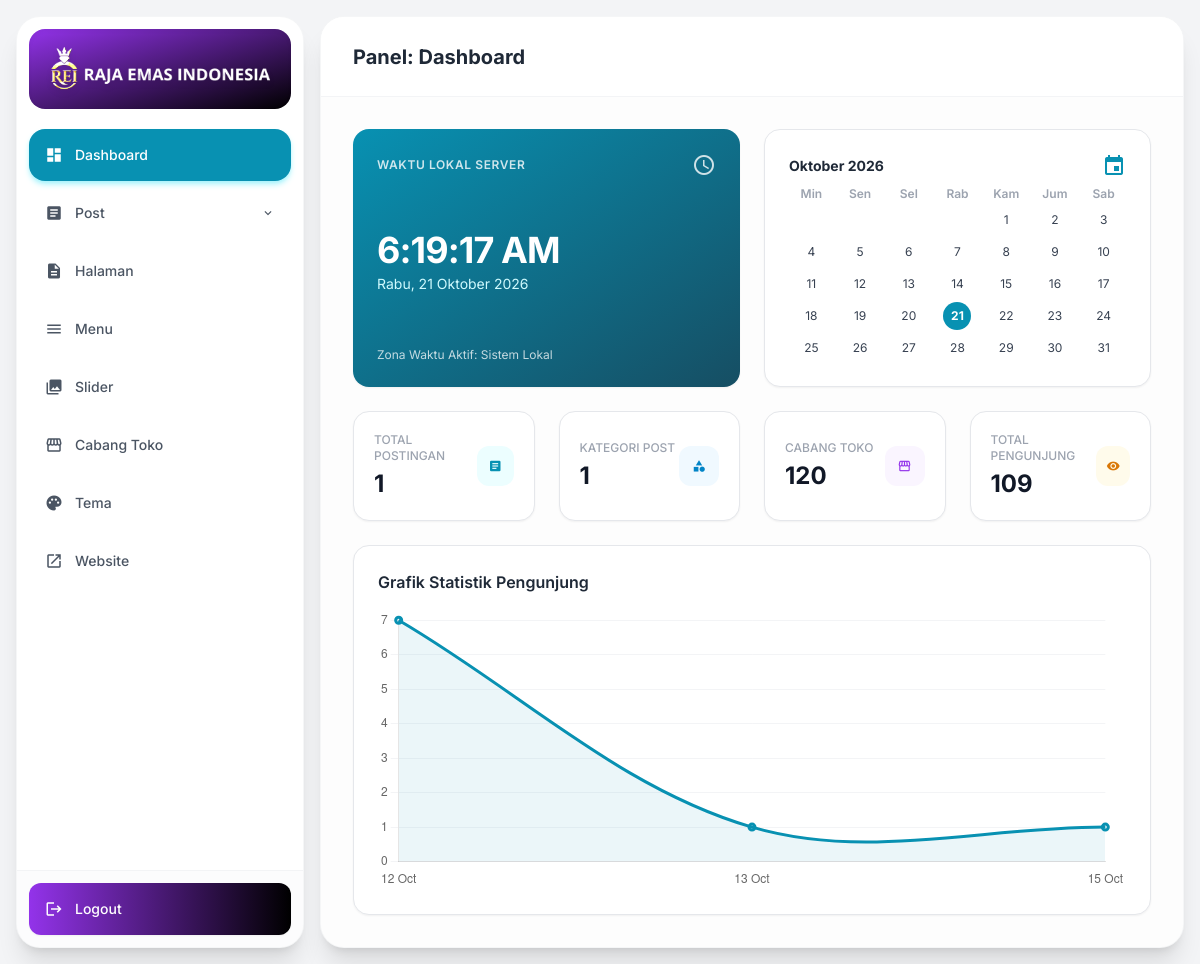
The page /admin.php (signed in) on the database as committed earlier.
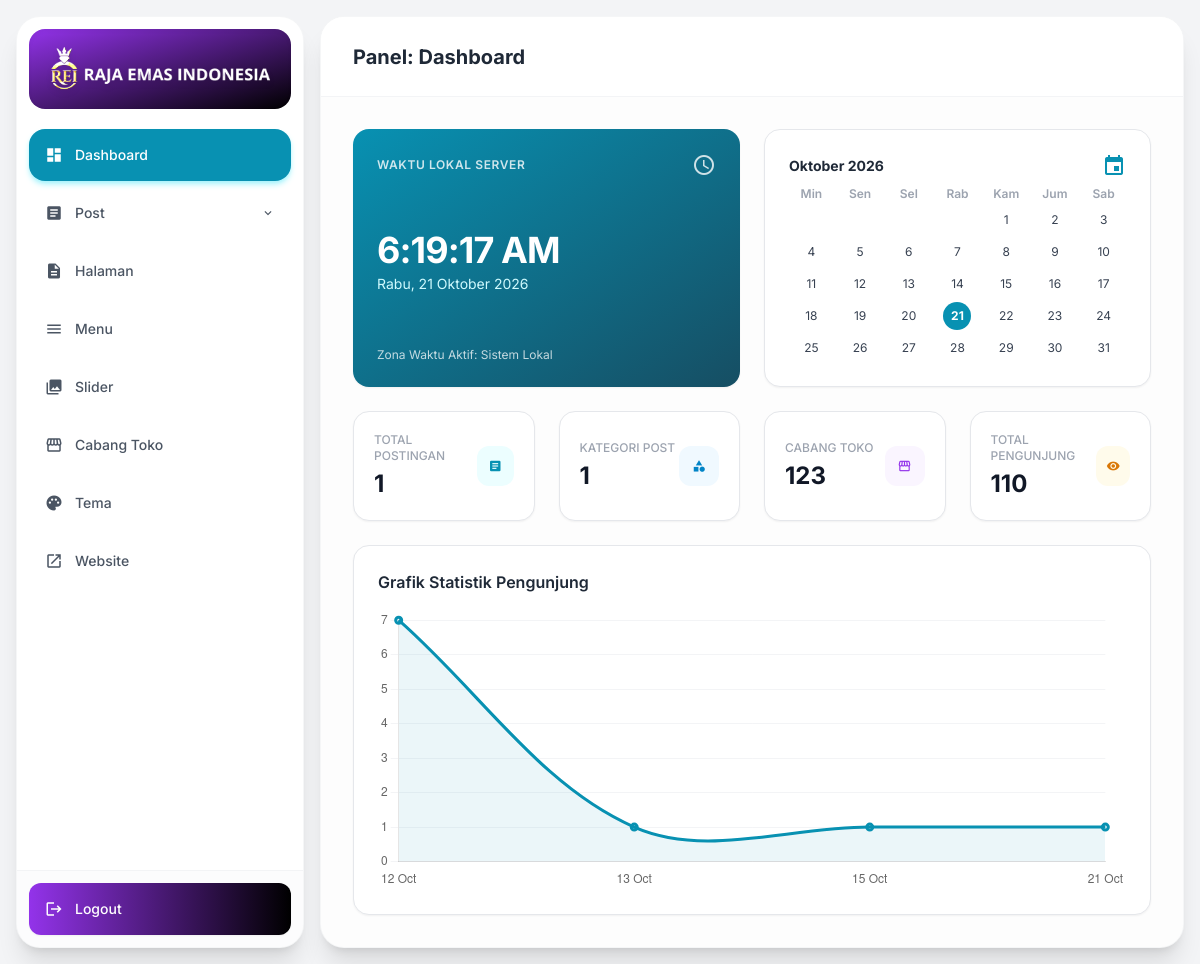
The same page on the database as committed later.
### tables this page shows
CREATE TABLE `visitor_stats` (
  `id` int NOT NULL,
  `total_views` int DEFAULT '0'
);

### admin.php (the view, shortened to what this page needs)
<?php
require 'config.php';
try {
    $pdo->exec("CREATE TABLE IF NOT EXISTS `branches` (
      `id` INT AUTO_INCREMENT PRIMARY KEY,
      `branch_number` VARCHAR(10) NOT NULL,
      `title` VARCHAR(255) NOT NULL,
      `address` TEXT NOT NULL,
      `phone` VARCHAR(50) NOT NULL,
      `hours` VARCHAR(100) NOT NULL,
      `notes` VARCHAR(255) DEFAULT NULL,
      `map_embed_url` TEXT NOT NULL,
      `map_link` TEXT NOT NULL,
      `created_at` TIMESTAMP DEFAULT CURRENT_TIMESTAMP
    )");
} catch (PDOException $e) {}
$page = $_GET['page'] ?? 'dashboard';
try {
    $posts = $pdo->query("SELECT posts.*, post_categories.name as category_name FROM posts LEFT JOIN post_categories ON posts.category_id = post_categories.id WHERE posts.type='post' ORDER BY posts.created_at DESC")->fetchAll(PDO::FETCH_ASSOC);
} catch (PDOException $e) { $posts = []; }
try {
    $branches_list = $pdo->query("SELECT * FROM branches ORDER BY branch_number ASC")->fetchAll(PDO::FETCH_ASSOC);
} catch (PDOException $e) { $branches_list = []; }
try {
    $categories_list = $pdo->query("SELECT * FROM post_categories ORDER BY name ASC")->fetchAll(PDO::FETCH_ASSOC);
} catch (PDOException $e) { $categories_list = []; }
try {
    $total_visitors = $pdo->query("SELECT total_views FROM visitor_stats WHERE id = 1")->fetchColumn() ?: 0;
} catch (PDOException $e) { $total_visitors = 0; }
?>
<!DOCTYPE html>
<html lang="id">
<head>
    <script src="https://cdn.tailwindcss.com"></script>
</head>
<body class="text-gray-800 antialiased">
    <div class="flex h-screen overflow-hidden p-3 md:p-4 gap-4">
        <aside class="hidden md:flex flex-col w-72 bg-white rounded-3xl shadow-xl border border-gray-100/80 z-10 overflow-hidden transition-all duration-300">
            <div class="flex items-center justify-center h-20 px-4 bg-gradient-to-br from-purple-600 to-black shadow-inner m-3 rounded-2xl shrink-0">
                <img src="logo-rei.png" alt="Logo" class="max-h-14 w-auto object-contain filter brightness-150 contrast-125 drop-shadow-md">
            </div>
            <nav class="flex-1 px-3 py-2 space-y-1.5 overflow-y-auto sidebar-scroll">
                <a href="admin.php?page=dashboard" class="flex items-center gap-3 px-4 py-3 text-sm font-medium rounded-2xl <?= $page === 'dashboard' ? 'bg-cyan-600 text-white shadow-md shadow-cyan-200' : 'text-gray-600 hover:bg-gray-50' ?> transition">
                    <span class="material-icons text-lg">dashboard</span> Dashboard
                </a>
                <div class="space-y-1">
                    <button type="button" onclick="toggleSubmenu('post-submenu', 'post-arrow')" class="w-full flex items-center justify-between px-4 py-3 text-sm font-medium rounded-2xl <?= ($page === 'posts' || $page === 'categories') ? 'bg-cyan-600 text-white shadow-md shadow-cyan-200' : 'text-gray-600 hover:bg-gray-50' ?> transition">
                        <span class="flex items-center gap-3">
                            <span class="material-icons text-lg">article</span> Post
                        </span>
                        <span id="post-arrow" class="material-icons text-sm transform transition-transform duration-200 <?= ($page === 'posts' || $page === 'categories') ? 'rotate-180' : '' ?>">expand_more</span>
                    </button>
                </div>
                <a href="admin.php?page=pages" class="flex items-center gap-3 px-4 py-3 text-sm font-medium rounded-2xl <?= $page === 'pages' ? 'bg-cyan-600 text-white shadow-md shadow-cyan-200' : 'text-gray-600 hover:bg-gray-50' ?> transition">
                    <span class="material-icons text-lg">description</span> Halaman
                </a>
                <a href="admin.php?page=menus" class="flex items-center gap-3 px-4 py-3 text-sm font-medium rounded-2xl <?= $page === 'menus' ? 'bg-cyan-600 text-white shadow-md shadow-cyan-200' : 'text-gray-600 hover:bg-gray-50' ?> transition">
                    <span class="material-icons text-lg">menu</span> Menu
                </a>
                <a href="admin.php?page=slider" class="flex items-center gap-3 px-4 py-3 text-sm font-medium rounded-2xl <?= $page === 'slider' ? 'bg-cyan-600 text-white shadow-md shadow-cyan-200' : 'text-gray-600 hover:bg-gray-50' ?> transition">
                    <span class="material-icons text-lg">collections</span> Slider
                </a>
                <a href="admin.php?page=branches" class="flex items-center gap-3 px-4 py-3 text-sm font-medium rounded-2xl <?= $page === 'branches' ? 'bg-cyan-600 text-white shadow-md shadow-cyan-200' : 'text-gray-600 hover:bg-gray-50' ?> transition">
                    <span class="material-icons text-lg">storefront</span> Cabang Toko
                </a>
                <a href="admin.php?page=theme" class="flex items-center gap-3 px-4 py-3 text-sm font-medium rounded-2xl <?= $page === 'theme' ? 'bg-cyan-600 text-white shadow-md shadow-cyan-200' : 'text-gray-600 hover:bg-gray-50' ?> transition">
                    <span class="material-icons text-lg">palette</span> Tema
                </a>
                <a href="index.php" target="_blank" class="flex items-center gap-3 px-4 py-3 text-sm font-medium rounded-2xl text-gray-600 hover:bg-gray-50 transition">
                    <span class="material-icons text-lg">open_in_new</span> Website
                </a>
            </nav>
            <div class="p-3 border-t border-gray-100 bg-gray-50/50 shrink-0">
                <a href="logout.php" class="flex items-center gap-3 px-4 py-3 text-sm font-medium text-white bg-gradient-to-r from-purple-600 to-black rounded-xl hover:opacity-95 transition shadow-sm">
                    <span class="material-icons text-lg">logout</span> Logout
                </a>
            </div>
        </aside>
        <div class="flex flex-col flex-1 h-full bg-white rounded-3xl shadow-xl border border-gray-100/80 overflow-hidden">
            <header class="flex items-center justify-between h-20 px-8 bg-white border-b border-gray-100 z-10 shrink-0">
                <h1 class="text-xl font-bold text-gray-800 capitalize">Panel: <?= htmlspecialchars($page) ?></h1>
            </header>
            <main class="flex-1 overflow-y-auto p-6 md:p-8 bg-gray-50/40">
                <?php if ($page === 'dashboard'): ?>
                    <div class="space-y-6">
                        <div class="grid grid-cols-1 md:grid-cols-2 gap-6">
                            <div class="bg-gradient-to-br from-cyan-600 to-cyan-900 text-white p-6 rounded-2xl shadow-sm flex flex-col justify-between">
                                <div class="flex justify-between items-center">
                                    <span class="text-xs uppercase tracking-wider font-semibold opacity-80">Waktu Lokal Server</span>
                                    <span class="material-icons opacity-80">schedule</span>
                                </div>
                                <div class="my-4">
                                    <h2 id="live-clock" class="text-4xl font-bold tracking-tight">00:00:00</h2>
                                    <p id="live-date" class="text-cyan-100 text-sm mt-1">Memuat tanggal...</p>
                                </div>
                                <div class="text-xs opacity-75">Zona Waktu Aktif: Sistem Lokal</div>
                            </div>
                            <div class="bg-white p-6 rounded-2xl border border-gray-200 shadow-sm flex flex-col justify-between">
                                <div class="flex justify-between items-center mb-2">
                                    <span id="cal-month-year" class="text-sm font-bold text-gray-800">Bulan Tahun</span>
                                    <span class="material-icons text-cyan-600">event</span>
                                </div>
                                <div class="grid grid-cols-7 gap-1 text-center text-xs font-semibold text-gray-400 mb-1">
                                    <span>Min</span><span>Sen</span><span>Sel</span><span>Rab</span><span>Kam</span><span>Jum</span><span>Sab</span>
                                </div>
                                <div id="cal-days" class="grid grid-cols-7 gap-1 text-center text-sm"></div>
                            </div>
                        </div>
                        <div class="grid grid-cols-1 sm:grid-cols-2 lg:grid-cols-4 gap-6">
                            <div class="bg-white p-5 rounded-2xl border border-gray-200 shadow-sm flex items-center justify-between">
                                <div><p class="text-xs font-medium text-gray-400 uppercase">Total Postingan</p><h4 class="text-2xl font-bold text-gray-900 mt-1"><?= count($posts) ?></h4></div>
                                <div class="w-10 h-10 bg-cyan-50 text-cyan-600 rounded-xl flex items-center justify-center"><span class="material-icons text-sm">article</span></div>
                            </div>
                            <div class="bg-white p-5 rounded-2xl border border-gray-200 shadow-sm flex items-center justify-between">
                                <div><p class="text-xs font-medium text-gray-400 uppercase">Kategori Post</p><h4 class="text-2xl font-bold text-gray-900 mt-1"><?= count($categories_list) ?></h4></div>
                                <div class="w-10 h-10 bg-sky-50 text-sky-600 rounded-xl flex items-center justify-center"><span class="material-icons text-sm">category</span></div>
                            </div>
                            <div class="bg-white p-5 rounded-2xl border border-gray-200 shadow-sm flex items-center justify-between">
                                <div><p class="text-xs font-medium text-gray-400 uppercase">Cabang Toko</p><h4 class="text-2xl font-bold text-gray-900 mt-1"><?= count($branches_list) ?></h4></div>
                                <div class="w-10 h-10 bg-purple-50 text-purple-600 rounded-xl flex items-center justify-center"><span class="material-icons text-sm">storefront</span></div>
                            </div>
                            <div class="bg-white p-5 rounded-2xl border border-gray-200 shadow-sm flex items-center justify-between">
                                <div><p class="text-xs font-medium text-gray-400 uppercase">Total Pengunjung</p><h4 class="text-2xl font-bold text-gray-900 mt-1"><?= number_format($total_visitors) ?></h4></div>
                                <div class="w-10 h-10 bg-amber-50 text-amber-600 rounded-xl flex items-center justify-center"><span class="material-icons text-sm">visibility</span></div>
                            </div>
                        </div>
                        <div class="bg-white p-6 rounded-2xl border border-gray-200 shadow-sm">
                            <div class="flex justify-between items-center mb-4"><h3 class="font-semibold text-gray-800">Grafik Statistik Pengunjung</h3></div>
                            <div style="height: 280px; position: relative;"><canvas id="visitorChart"></canvas></div>
                        </div>
                    </div>
                <?php endif; ?>
            </main>
        </div>
    </div>
</body>
</html>

### admin.php (style rules this page uses)
body { font-family: 'Inter', sans-serif; background-color: #f3f4f6; }

Rows that differ between the two databases and show on the page:
changed visitor_stats: total_views "109" → "110"
Other text that changed with them:
count($branches_list): "120" → "123"
chart data {{ json_encode($chart_values) }}: [7,1,1] → [7,1,1,1]
